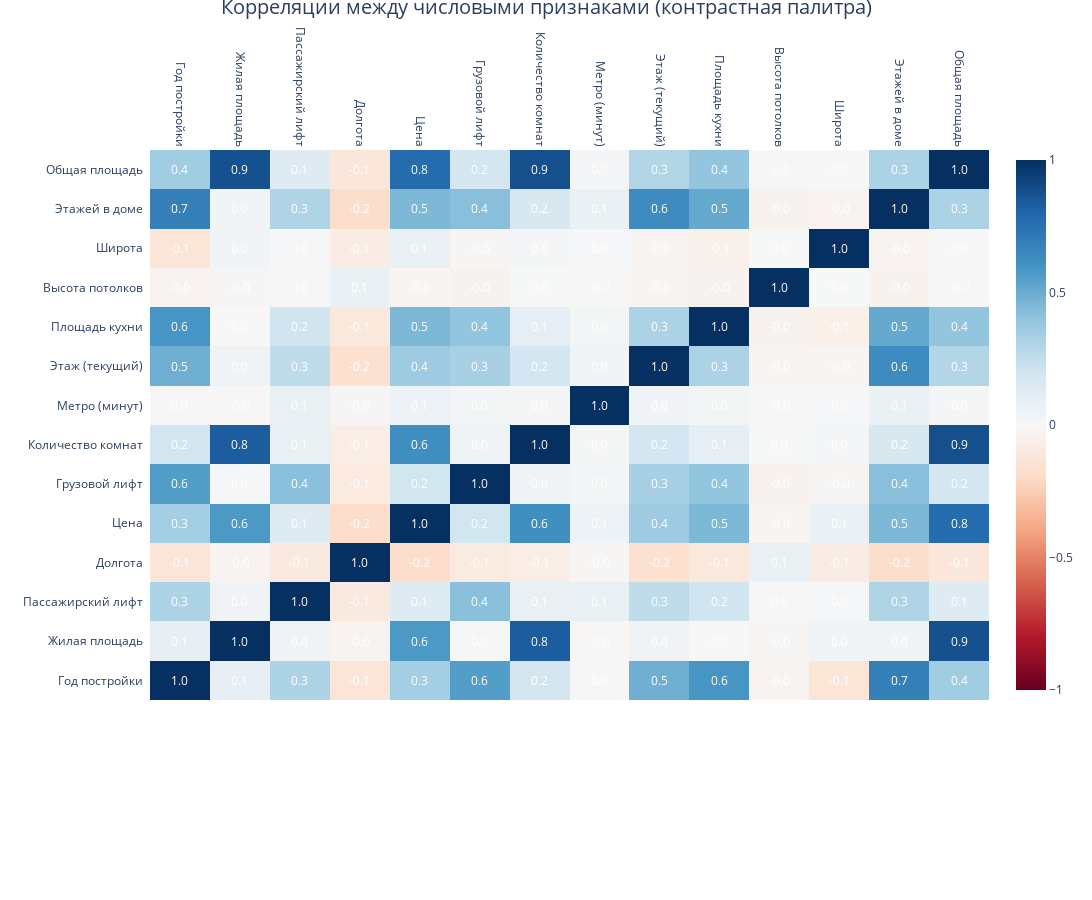

Notebook code cell kept with this figure:
### Markdown cell above
## Анализ географического распределения представленных квартир
 - Наиболее дешевые квартиры расположены в районах Новой Москвы
 - Преобладают квартиры в ценовом диапазоне от 12 до 16 млн. руб. Наибольшая часть данных квартир находится на Юге Москвы, а также на территории Новой Москвы

### Code cell
# Вычисляем корреляционную матрицу
corr_matrix = df.select_dtypes(include='number').corr(numeric_only=True)

# Тепловая карта с подписями
fig = ff.create_annotated_heatmap(
    z=corr_matrix.values,
    x=corr_matrix.columns.tolist(),
    y=corr_matrix.index.tolist(),
    annotation_text=[[f"{val:.1f}" for val in row] for row in corr_matrix.values],
    colorscale='RdBu',
    showscale=True,
    zmin=-1, zmax=1
)

fig.update_layout(
    title=dict(
        text="Корреляции между числовыми признаками (контрастная палитра)",
        y=0.9999,  # выше
        x=0.5,
        xanchor='center',
        yanchor='top',
        font=dict(size=20)
    ),
    width=1300,
    height=900,
    margin=dict(l=150, r=50, t=150, b=200),
    xaxis=dict(tickangle=90)
)

fig.show()

### Figure 1 — Plotly figure (JSON) as saved in the notebook; plotly's stock layout.template omitted (floating-point values rounded to 4 significant figures; data arrays with more than 128 entries replaced by an {"elided": "..."} marker saying what was removed)
{"data": [{"colorscale": [[0, "rgb(103,0,31)"], [0.1, "rgb(178,24,43)"], [0.2, "rgb(214,96,77)"], [0.3, "rgb(244,165,130)"], [0.4, "rgb(253,219,199)"], [0.5, "rgb(247,247,247)"], [0.6, "rgb(209,229,240)"], [0.7, "rgb(146,197,222)"], [0.8, "rgb(67,147,195)"], [0.9, "rgb(33,102,172)"], [1, "rgb(5,48,97)"]], "reversescale": false, "showscale": true, "type": "heatmap", "x": ["Год постройки", "Жилая площадь", "Пассажирский лифт", "Долгота", "Цена", "Грузовой лифт", "Количество комнат", "Метро (минут)", "Этаж (текущий)", "Площадь кухни", "Высота потолков", "Широта", "Этажей в доме", "Общая площадь"], "y": ["Год постройки", "Жилая площадь", "Пассажирский лифт", "Долгота", "Цена", "Грузовой лифт", "Количество комнат", "Метро (минут)", "Этаж (текущий)", "Площадь кухни", "Высота потолков", "Широта", "Этажей в доме", "Общая площадь"], "z": {"elided": "14x14 float values"}, "zmax": 1, "zmin": -1}], "layout": {"annotations": [{"font": {"color": "#FFFFFF"}, "showarrow": false, "text": "1.0", "x": "Год постройки", "xref": "x", "y": "Год постройки", "yref": "y"}, {"font": {"color": "#FFFFFF"}, "showarrow": false, "text": "0.1", "x": "Жилая площадь", "xref": "x", "y": "Год постройки", "yref": "y"}, {"font": {"color": "#FFFFFF"}, "showarrow": false, "text": "0.3", "x": "Пассажирский лифт", "xref": "x", "y": "Год постройки", "yref": "y"}, {"font": {"color": "#FFFFFF"}, "showarrow": false, "text": "-0.1", "x": "Долгота", "xref": "x", "y": "Год постройки", "yref": "y"}, {"font": {"color": "#FFFFFF"}, "showarrow": false, "text": "0.3", "x": "Цена", "xref": "x", "y": "Год постройки", "yref": "y"}, {"font": {"color": "#FFFFFF"}, "showarrow": false, "text": "0.6", "x": "Грузовой лифт", "xref": "x", "y": "Год постройки", "yref": "y"}, {"font": {"color": "#FFFFFF"}, "showarrow": false, "text": "0.2", "x": "Количество комнат", "xref": "x", "y": "Год постройки", "yref": "y"}, {"font": {"color": "#FFFFFF"}, "showarrow": false, "text": "0.0", "x": "Метро (минут)", "xref": "x", "y": "Год постройки", "yref": "y"}, {"font": {"color": "#FFFFFF"}, "showarrow": false, "text": "0.5", "x": "Этаж (текущий)", "xref": "x", "y": "Год постройки", "yref": "y"}, {"font": {"color": "#FFFFFF"}, "showarrow": false, "text": "0.6", "x": "Площадь кухни", "xref": "x", "y": "Год постройки", "yref": "y"}, {"font": {"color": "#FFFFFF"}, "showarrow": false, "text": "-0.0", "x": "Высота потолков", "xref": "x", "y": "Год постройки", "yref": "y"}, {"font": {"color": "#FFFFFF"}, "showarrow": false, "text": "-0.1", "x": "Широта", "xref": "x", "y": "Год постройки", "yref": "y"}, {"font": {"color": "#FFFFFF"}, "showarrow": false, "text": "0.7", "x": "Этажей в доме", "xref": "x", "y": "Год постройки", "yref": "y"}, {"font": {"color": "#FFFFFF"}, "showarrow": false, "text": "0.4", "x": "Общая площадь", "xref": "x", "y": "Год постройки", "yref": "y"}, {"font": {"color": "#FFFFFF"}, "showarrow": false, "text": "0.1", "x": "Год постройки", "xref": "x", "y": "Жилая площадь", "yref": "y"}, {"font": {"color": "#FFFFFF"}, "showarrow": false, "text": "1.0", "x": "Жилая площадь", "xref": "x", "y": "Жилая площадь", "yref": "y"}, {"font": {"color": "#FFFFFF"}, "showarrow": false, "text": "0.0", "x": "Пассажирский лифт", "xref": "x", "y": "Жилая площадь", "yref": "y"}, {"font": {"color": "#FFFFFF"}, "showarrow": false, "text": "-0.0", "x": "Долгота", "xref": "x", "y": "Жилая площадь", "yref": "y"}, {"font": {"color": "#FFFFFF"}, "showarrow": false, "text": "0.6", "x": "Цена", "xref": "x", "y": "Жилая площадь", "yref": "y"}, {"font": {"color": "#FFFFFF"}, "showarrow": false, "text": "0.0", "x": "Грузовой лифт", "xref": "x", "y": "Жилая площадь", "yref": "y"}, {"font": {"color": "#FFFFFF"}, "showarrow": false, "text": "0.8", "x": "Количество комнат", "xref": "x", "y": "Жилая площадь", "yref": "y"}, {"font": {"color": "#FFFFFF"}, "showarrow": false, "text": "-0.0", "x": "Метро (минут)", "xref": "x", "y": "Жилая площадь", "yref": "y"}, {"font": {"color": "#FFFFFF"}, "showarrow": false, "text": "0.0", "x": "Этаж (текущий)", "xref": "x", "y": "Жилая площадь", "yref": "y"}, {"font": {"color": "#FFFFFF"}, "showarrow": false, "text": "0.0", "x": "Площадь кухни", "xref": "x", "y": "Жилая площадь", "yref": "y"}, {"font": {"color": "#FFFFFF"}, "showarrow": false, "text": "-0.0", "x": "Высота потолков", "xref": "x", "y": "Жилая площадь", "yref": "y"}, {"font": {"color": "#FFFFFF"}, "showarrow": false, "text": "0.0", "x": "Широта", "xref": "x", "y": "Жилая площадь", "yref": "y"}, {"font": {"color": "#FFFFFF"}, "showarrow": false, "text": "0.0", "x": "Этажей в доме", "xref": "x", "y": "Жилая площадь", "yref": "y"}, {"font": {"color": "#FFFFFF"}, "showarrow": false, "text": "0.9", "x": "Общая площадь", "xref": "x", "y": "Жилая площадь", "yref": "y"}, {"font": {"color": "#FFFFFF"}, "showarrow": false, "text": "0.3", "x": "Год постройки", "xref": "x", "y": "Пассажирский лифт", "yref": "y"}, {"font": {"color": "#FFFFFF"}, "showarrow": false, "text": "0.0", "x": "Жилая площадь", "xref": "x", "y": "Пассажирский лифт", "yref": "y"}, {"font": {"color": "#FFFFFF"}, "showarrow": false, "text": "1.0", "x": "Пассажирский лифт", "xref": "x", "y": "Пассажирский лифт", "yref": "y"}, {"font": {"color": "#FFFFFF"}, "showarrow": false, "text": "-0.1", "x": "Долгота", "xref": "x", "y": "Пассажирский лифт", "yref": "y"}, {"font": {"color": "#FFFFFF"}, "showarrow": false, "text": "0.1", "x": "Цена", "xref": "x", "y": "Пассажирский лифт", "yref": "y"}, {"font": {"color": "#FFFFFF"}, "showarrow": false, "text": "0.4", "x": "Грузовой лифт", "xref": "x", "y": "Пассажирский лифт", "yref": "y"}, {"font": {"color": "#FFFFFF"}, "showarrow": false, "text": "0.1", "x": "Количество комнат", "xref": "x", "y": "Пассажирский лифт", "yref": "y"}, {"font": {"color": "#FFFFFF"}, "showarrow": false, "text": "0.1", "x": "Метро (минут)", "xref": "x", "y": "Пассажирский лифт", "yref": "y"}, {"font": {"color": "#FFFFFF"}, "showarrow": false, "text": "0.3", "x": "Этаж (текущий)", "xref": "x", "y": "Пассажирский лифт", "yref": "y"}, {"font": {"color": "#FFFFFF"}, "showarrow": false, "text": "0.2", "x": "Площадь кухни", "xref": "x", "y": "Пассажирский лифт", "yref": "y"}, {"font": {"color": "#FFFFFF"}, "showarrow": false, "text": "0.0", "x": "Высота потолков", "xref": "x", "y": "Пассажирский лифт", "yref": "y"}, {"font": {"color": "#FFFFFF"}, "showarrow": false, "text": "0.0", "x": "Широта", "xref": "x", "y": "Пассажирский лифт", "yref": "y"}, {"font": {"color": "#FFFFFF"}, "showarrow": false, "text": "0.3", "x": "Этажей в доме", "xref": "x", "y": "Пассажирский лифт", "yref": "y"}, {"font": {"color": "#FFFFFF"}, "showarrow": false, "text": "0.1", "x": "Общая площадь", "xref": "x", "y": "Пассажирский лифт", "yref": "y"}, {"font": {"color": "#FFFFFF"}, "showarrow": false, "text": "-0.1", "x": "Год постройки", "xref": "x", "y": "Долгота", "yref": "y"}, {"font": {"color": "#FFFFFF"}, "showarrow": false, "text": "-0.0", "x": "Жилая площадь", "xref": "x", "y": "Долгота", "yref": "y"}, {"font": {"color": "#FFFFFF"}, "showarrow": false, "text": "-0.1", "x": "Пассажирский лифт", "xref": "x", "y": "Долгота", "yref": "y"}, {"font": {"color": "#FFFFFF"}, "showarrow": false, "text": "1.0", "x": "Долгота", "xref": "x", "y": "Долгота", "yref": "y"}, {"font": {"color": "#FFFFFF"}, "showarrow": false, "text": "-0.2", "x": "Цена", "xref": "x", "y": "Долгота", "yref": "y"}, {"font": {"color": "#FFFFFF"}, "showarrow": false, "text": "-0.1", "x": "Грузовой лифт", "xref": "x", "y": "Долгота", "yref": "y"}, {"font": {"color": "#FFFFFF"}, "showarrow": false, "text": "-0.1", "x": "Количество комнат", "xref": "x", "y": "Долгота", "yref": "y"}, {"font": {"color": "#FFFFFF"}, "showarrow": false, "text": "-0.0", "x": "Метро (минут)", "xref": "x", "y": "Долгота", "yref": "y"}, {"font": {"color": "#FFFFFF"}, "showarrow": false, "text": "-0.2", "x": "Этаж (текущий)", "xref": "x", "y": "Долгота", "yref": "y"}, {"font": {"color": "#FFFFFF"}, "showarrow": false, "text": "-0.1", "x": "Площадь кухни", "xref": "x", "y": "Долгота", "yref": "y"}, {"font": {"color": "#FFFFFF"}, "showarrow": false, "text": "0.1", "x": "Высота потолков", "xref": "x", "y": "Долгота", "yref": "y"}, {"font": {"color": "#FFFFFF"}, "showarrow": false, "text": "-0.1", "x": "Широта", "xref": "x", "y": "Долгота", "yref": "y"}, {"font": {"color": "#FFFFFF"}, "showarrow": false, "text": "-0.2", "x": "Этажей в доме", "xref": "x", "y": "Долгота", "yref": "y"}, {"font": {"color": "#FFFFFF"}, "showarrow": false, "text": "-0.1", "x": "Общая площадь", "xref": "x", "y": "Долгота", "yref": "y"}, {"font": {"color": "#FFFFFF"}, "showarrow": false, "text": "0.3", "x": "Год постройки", "xref": "x", "y": "Цена", "yref": "y"}, {"font": {"color": "#FFFFFF"}, "showarrow": false, "text": "0.6", "x": "Жилая площадь", "xref": "x", "y": "Цена", "yref": "y"}, {"font": {"color": "#FFFFFF"}, "showarrow": false, "text": "0.1", "x": "Пассажирский лифт", "xref": "x", "y": "Цена", "yref": "y"}, {"font": {"color": "#FFFFFF"}, "showarrow": false, "text": "-0.2", "x": "Долгота", "xref": "x", "y": "Цена", "yref": "y"}, {"font": {"color": "#FFFFFF"}, "showarrow": false, "text": "1.0", "x": "Цена", "xref": "x", "y": "Цена", "yref": "y"}, {"font": {"color": "#FFFFFF"}, "showarrow": false, "text": "0.2", "x": "Грузовой лифт", "xref": "x", "y": "Цена", "yref": "y"}, {"font": {"color": "#FFFFFF"}, "showarrow": false, "text": "0.6", "x": "Количество комнат", "xref": "x", "y": "Цена", "yref": "y"}, {"font": {"color": "#FFFFFF"}, "showarrow": false, "text": "0.1", "x": "Метро (минут)", "xref": "x", "y": "Цена", "yref": "y"}, {"font": {"color": "#FFFFFF"}, "showarrow": false, "text": "0.4", "x": "Этаж (текущий)", "xref": "x", "y": "Цена", "yref": "y"}, {"font": {"color": "#FFFFFF"}, "showarrow": false, "text": "0.5", "x": "Площадь кухни", "xref": "x", "y": "Цена", "yref": "y"}, {"font": {"color": "#FFFFFF"}, "showarrow": false, "text": "-0.0", "x": "Высота потолков", "xref": "x", "y": "Цена", "yref": "y"}, {"font": {"color": "#FFFFFF"}, "showarrow": false, "text": "0.1", "x": "Широта", "xref": "x", "y": "Цена", "yref": "y"}, {"font": {"color": "#FFFFFF"}, "showarrow": false, "text": "0.5", "x": "Этажей в доме", "xref": "x", "y": "Цена", "yref": "y"}, {"font": {"color": "#FFFFFF"}, "showarrow": false, "text": "0.8", "x": "Общая площадь", "xref": "x", "y": "Цена", "yref": "y"}, {"font": {"color": "#FFFFFF"}, "showarrow": false, "text": "0.6", "x": "Год постройки", "xref": "x", "y": "Грузовой лифт", "yref": "y"}, {"font": {"color": "#FFFFFF"}, "showarrow": false, "text": "0.0", "x": "Жилая площадь", "xref": "x", "y": "Грузовой лифт", "yref": "y"}, {"font": {"color": "#FFFFFF"}, "showarrow": false, "text": "0.4", "x": "Пассажирский лифт", "xref": "x", "y": "Грузовой лифт", "yref": "y"}, {"font": {"color": "#FFFFFF"}, "showarrow": false, "text": "-0.1", "x": "Долгота", "xref": "x", "y": "Грузовой лифт", "yref": "y"}, {"font": {"color": "#FFFFFF"}, "showarrow": false, "text": "0.2", "x": "Цена", "xref": "x", "y": "Грузовой лифт", "yref": "y"}, {"font": {"color": "#FFFFFF"}, "showarrow": false, "text": "1.0", "x": "Грузовой лифт", "xref": "x", "y": "Грузовой лифт", "yref": "y"}, {"font": {"color": "#FFFFFF"}, "showarrow": false, "text": "0.0", "x": "Количество комнат", "xref": "x", "y": "Грузовой лифт", "yref": "y"}, {"font": {"color": "#FFFFFF"}, "showarrow": false, "text": "0.0", "x": "Метро (минут)", "xref": "x", "y": "Грузовой лифт", "yref": "y"}, {"font": {"color": "#FFFFFF"}, "showarrow": false, "text": "0.3", "x": "Этаж (текущий)", "xref": "x", "y": "Грузовой лифт", "yref": "y"}, {"font": {"color": "#FFFFFF"}, "showarrow": false, "text": "0.4", "x": "Площадь кухни", "xref": "x", "y": "Грузовой лифт", "yref": "y"}, {"font": {"color": "#FFFFFF"}, "showarrow": false, "text": "-0.0", "x": "Высота потолков", "xref": "x", "y": "Грузовой лифт", "yref": "y"}, {"font": {"color": "#FFFFFF"}, "showarrow": false, "text": "-0.0", "x": "Широта", "xref": "x", "y": "Грузовой лифт", "yref": "y"}, {"font": {"color": "#FFFFFF"}, "showarrow": false, "text": "0.4", "x": "Этажей в доме", "xref": "x", "y": "Грузовой лифт", "yref": "y"}, {"font": {"color": "#FFFFFF"}, "showarrow": false, "text": "0.2", "x": "Общая площадь", "xref": "x", "y": "Грузовой лифт", "yref": "y"}, {"font": {"color": "#FFFFFF"}, "showarrow": false, "text": "0.2", "x": "Год постройки", "xref": "x", "y": "Количество комнат", "yref": "y"}, {"font": {"color": "#FFFFFF"}, "showarrow": false, "text": "0.8", "x": "Жилая площадь", "xref": "x", "y": "Количество комнат", "yref": "y"}, {"font": {"color": "#FFFFFF"}, "showarrow": false, "text": "0.1", "x": "Пассажирский лифт", "xref": "x", "y": "Количество комнат", "yref": "y"}, {"font": {"color": "#FFFFFF"}, "showarrow": false, "text": "-0.1", "x": "Долгота", "xref": "x", "y": "Количество комнат", "yref": "y"}, {"font": {"color": "#FFFFFF"}, "showarrow": false, "text": "0.6", "x": "Цена", "xref": "x", "y": "Количество комнат", "yref": "y"}, {"font": {"color": "#FFFFFF"}, "showarrow": false, "text": "0.0", "x": "Грузовой лифт", "xref": "x", "y": "Количество комнат", "yref": "y"}, {"font": {"color": "#FFFFFF"}, "showarrow": false, "text": "1.0", "x": "Количество комнат", "xref": "x", "y": "Количество комнат", "yref": "y"}, {"font": {"color": "#FFFFFF"}, "showarrow": false, "text": "0.0", "x": "Метро (минут)", "xref": "x", "y": "Количество комнат", "yref": "y"}, {"font": {"color": "#FFFFFF"}, "showarrow": false, "text": "0.2", "x": "Этаж (текущий)", "xref": "x", "y": "Количество комнат", "yref": "y"}, {"font": {"color": "#FFFFFF"}, "showarrow": false, "text": "0.1", "x": "Площадь кухни", "xref": "x", "y": "Количество комнат", "yref": "y"}, {"font": {"color": "#FFFFFF"}, "showarrow": false, "text": "0.0", "x": "Высота потолков", "xref": "x", "y": "Количество комнат", "yref": "y"}, {"font": {"color": "#FFFFFF"}, "showarrow": false, "text": "0.0", "x": "Широта", "xref": "x", "y": "Количество комнат", "yref": "y"}, {"font": {"color": "#FFFFFF"}, "showarrow": false, "text": "0.2", "x": "Этажей в доме", "xref": "x", "y": "Количество комнат", "yref": "y"}, {"font": {"color": "#FFFFFF"}, "showarrow": false, "text": "0.9", "x": "Общая площадь", "xref": "x", "y": "Количество комнат", "yref": "y"}, {"font": {"color": "#FFFFFF"}, "showarrow": false, "text": "0.0", "x": "Год постройки", "xref": "x", "y": "Метро (минут)", "yref": "y"}, {"font": {"color": "#FFFFFF"}, "showarrow": false, "text": "-0.0", "x": "Жилая площадь", "xref": "x", "y": "Метро (минут)", "yref": "y"}, {"font": {"color": "#FFFFFF"}, "showarrow": false, "text": "0.1", "x": "Пассажирский лифт", "xref": "x", "y": "Метро (минут)", "yref": "y"}, {"font": {"color": "#FFFFFF"}, "showarrow": false, "text": "-0.0", "x": "Долгота", "xref": "x", "y": "Метро (минут)", "yref": "y"}, {"font": {"color": "#FFFFFF"}, "showarrow": false, "text": "0.1", "x": "Цена", "xref": "x", "y": "Метро (минут)", "yref": "y"}, {"font": {"color": "#FFFFFF"}, "showarrow": false, "text": "0.0", "x": "Грузовой лифт", "xref": "x", "y": "Метро (минут)", "yref": "y"}, {"font": {"color": "#FFFFFF"}, "showarrow": false, "text": "0.0", "x": "Количество комнат", "xref": "x", "y": "Метро (минут)", "yref": "y"}, {"font": {"color": "#FFFFFF"}, "showarrow": false, "text": "1.0", "x": "Метро (минут)", "xref": "x", "y": "Метро (минут)", "yref": "y"}, {"font": {"color": "#FFFFFF"}, "showarrow": false, "text": "0.0", "x": "Этаж (текущий)", "xref": "x", "y": "Метро (минут)", "yref": "y"}, {"font": {"color": "#FFFFFF"}, "showarrow": false, "text": "0.0", "x": "Площадь кухни", "xref": "x", "y": "Метро (минут)", "yref": "y"}, {"font": {"color": "#FFFFFF"}, "showarrow": false, "text": "-0.0", "x": "Высота потолков", "xref": "x", "y": "Метро (минут)", "yref": "y"}, {"font": {"color": "#FFFFFF"}, "showarrow": false, "text": "0.0", "x": "Широта", "xref": "x", "y": "Метро (минут)", "yref": "y"}, {"font": {"color": "#FFFFFF"}, "showarrow": false, "text": "0.1", "x": "Этажей в доме", "xref": "x", "y": "Метро (минут)", "yref": "y"}, {"font": {"color": "#FFFFFF"}, "showarrow": false, "text": "0.0", "x": "Общая площадь", "xref": "x", "y": "Метро (минут)", "yref": "y"}, {"font": {"color": "#FFFFFF"}, "showarrow": false, "text": "0.5", "x": "Год постройки", "xref": "x", "y": "Этаж (текущий)", "yref": "y"}, {"font": {"color": "#FFFFFF"}, "showarrow": false, "text": "0.0", "x": "Жилая площадь", "xref": "x", "y": "Этаж (текущий)", "yref": "y"}, {"font": {"color": "#FFFFFF"}, "showarrow": false, "text": "0.3", "x": "Пассажирский лифт", "xref": "x", "y": "Этаж (текущий)", "yref": "y"}, {"font": {"color": "#FFFFFF"}, "showarrow": false, "text": "-0.2", "x": "Долгота", "xref": "x", "y": "Этаж (текущий)", "yref": "y"}, {"font": {"color": "#FFFFFF"}, "showarrow": false, "text": "0.4", "x": "Цена", "xref": "x", "y": "Этаж (текущий)", "yref": "y"}, {"font": {"color": "#FFFFFF"}, "showarrow": false, "text": "0.3", "x": "Грузовой лифт", "xref": "x", "y": "Этаж (текущий)", "yref": "y"}, {"font": {"color": "#FFFFFF"}, "showarrow": false, "text": "0.2", "x": "Количество комнат", "xref": "x", "y": "Этаж (текущий)", "yref": "y"}, {"font": {"color": "#FFFFFF"}, "showarrow": false, "text": "0.0", "x": "Метро (минут)", "xref": "x", "y": "Этаж (текущий)", "yref": "y"}, {"font": {"color": "#FFFFFF"}, "showarrow": false, "text": "1.0", "x": "Этаж (текущий)", "xref": "x", "y": "Этаж (текущий)", "yref": "y"}, {"font": {"color": "#FFFFFF"}, "showarrow": false, "text": "0.3", "x": "Площадь кухни", "xref": "x", "y": "Этаж (текущий)", "yref": "y"}, {"font": {"color": "#FFFFFF"}, "showarrow": false, "text": "-0.0", "x": "Высота потолков", "xref": "x", "y": "Этаж (текущий)", "yref": "y"}, {"font": {"color": "#FFFFFF"}, "showarrow": false, "text": "-0.0", "x": "Широта", "xref": "x", "y": "Этаж (текущий)", "yref": "y"}, {"font": {"color": "#FFFFFF"}, "showarrow": false, "text": "0.6", "x": "Этажей в доме", "xref": "x", "y": "Этаж (текущий)", "yref": "y"}, {"font": {"color": "#FFFFFF"}, "showarrow": false, "text": "0.3", "x": "Общая площадь", "xref": "x", "y": "Этаж (текущий)", "yref": "y"}, {"font": {"color": "#FFFFFF"}, "showarrow": false, "text": "0.6", "x": "Год постройки", "xref": "x", "y": "Площадь кухни", "yref": "y"}, {"font": {"color": "#FFFFFF"}, "showarrow": false, "text": "0.0", "x": "Жилая площадь", "xref": "x", "y": "Площадь кухни", "yref": "y"}, {"font": {"color": "#FFFFFF"}, "showarrow": false, "text": "0.2", "x": "Пассажирский лифт", "xref": "x", "y": "Площадь кухни", "yref": "y"}, {"font": {"color": "#FFFFFF"}, "showarrow": false, "text": "-0.1", "x": "Долгота", "xref": "x", "y": "Площадь кухни", "yref": "y"}, {"font": {"color": "#FFFFFF"}, "showarrow": false, "text": "0.5", "x": "Цена", "xref": "x", "y": "Площадь кухни", "yref": "y"}, {"font": {"color": "#FFFFFF"}, "showarrow": false, "text": "0.4", "x": "Грузовой лифт", "xref": "x", "y": "Площадь кухни", "yref": "y"}, {"font": {"color": "#FFFFFF"}, "showarrow": false, "text": "0.1", "x": "Количество комнат", "xref": "x", "y": "Площадь кухни", "yref": "y"}, {"font": {"color": "#FFFFFF"}, "showarrow": false, "text": "0.0", "x": "Метро (минут)", "xref": "x", "y": "Площадь кухни", "yref": "y"}, {"font": {"color": "#FFFFFF"}, "showarrow": false, "text": "0.3", "x": "Этаж (текущий)", "xref": "x", "y": "Площадь кухни", "yref": "y"}, {"font": {"color": "#FFFFFF"}, "showarrow": false, "text": "1.0", "x": "Площадь кухни", "xref": "x", "y": "Площадь кухни", "yref": "y"}, {"font": {"color": "#FFFFFF"}, "showarrow": false, "text": "-0.0", "x": "Высота потолков", "xref": "x", "y": "Площадь кухни", "yref": "y"}, {"font": {"color": "#FFFFFF"}, "showarrow": false, "text": "-0.1", "x": "Широта", "xref": "x", "y": "Площадь кухни", "yref": "y"}, {"font": {"color": "#FFFFFF"}, "showarrow": false, "text": "0.5", "x": "Этажей в доме", "xref": "x", "y": "Площадь кухни", "yref": "y"}, {"font": {"color": "#FFFFFF"}, "showarrow": false, "text": "0.4", "x": "Общая площадь", "xref": "x", "y": "Площадь кухни", "yref": "y"}, {"font": {"color": "#FFFFFF"}, "showarrow": false, "text": "-0.0", "x": "Год постройки", "xref": "x", "y": "Высота потолков", "yref": "y"}, {"font": {"color": "#FFFFFF"}, "showarrow": false, "text": "-0.0", "x": "Жилая площадь", "xref": "x", "y": "Высота потолков", "yref": "y"}, {"font": {"color": "#FFFFFF"}, "showarrow": false, "text": "0.0", "x": "Пассажирский лифт", "xref": "x", "y": "Высота потолков", "yref": "y"}, {"font": {"color": "#FFFFFF"}, "showarrow": false, "text": "0.1", "x": "Долгота", "xref": "x", "y": "Высота потолков", "yref": "y"}, {"font": {"color": "#FFFFFF"}, "showarrow": false, "text": "-0.0", "x": "Цена", "xref": "x", "y": "Высота потолков", "yref": "y"}, {"font": {"color": "#FFFFFF"}, "showarrow": false, "text": "-0.0", "x": "Грузовой лифт", "xref": "x", "y": "Высота потолков", "yref": "y"}, {"font": {"color": "#FFFFFF"}, "showarrow": false, "text": "0.0", "x": "Количество комнат", "xref": "x", "y": "Высота потолков", "yref": "y"}, {"font": {"color": "#FFFFFF"}, "showarrow": false, "text": "-0.0", "x": "Метро (минут)", "xref": "x", "y": "Высота потолков", "yref": "y"}, {"font": {"color": "#FFFFFF"}, "showarrow": false, "text": "-0.0", "x": "Этаж (текущий)", "xref": "x", "y": "Высота потолков", "yref": "y"}, {"font": {"color": "#FFFFFF"}, "showarrow": false, "text": "-0.0", "x": "Площадь кухни", "xref": "x", "y": "Высота потолков", "yref": "y"}, {"font": {"color": "#FFFFFF"}, "showarrow": false, "text": "1.0", "x": "Высота потолков", "xref": "x", "y": "Высота потолков", "yref": "y"}, {"font": {"color": "#FFFFFF"}, "showarrow": false, "text": "0.0", "x": "Широта", "xref": "x", "y": "Высота потолков", "yref": "y"}, {"font": {"color": "#FFFFFF"}, "showarrow": false, "text": "-0.0", "x": "Этажей в доме", "xref": "x", "y": "Высота потолков", "yref": "y"}, {"font": {"color": "#FFFFFF"}, "showarrow": false, "text": "-0.0", "x": "Общая площадь", "xref": "x", "y": "Высота потолков", "yref": "y"}, {"font": {"color": "#FFFFFF"}, "showarrow": false, "text": "-0.1", "x": "Год постройки", "xref": "x", "y": "Широта", "yref": "y"}, {"font": {"color": "#FFFFFF"}, "showarrow": false, "text": "0.0", "x": "Жилая площадь", "xref": "x", "y": "Широта", "yref": "y"}, {"font": {"color": "#FFFFFF"}, "showarrow": false, "text": "0.0", "x": "Пассажирский лифт", "xref": "x", "y": "Широта", "yref": "y"}, {"font": {"color": "#FFFFFF"}, "showarrow": false, "text": "-0.1", "x": "Долгота", "xref": "x", "y": "Широта", "yref": "y"}, {"font": {"color": "#FFFFFF"}, "showarrow": false, "text": "0.1", "x": "Цена", "xref": "x", "y": "Широта", "yref": "y"}, {"font": {"color": "#FFFFFF"}, "showarrow": false, "text": "-0.0", "x": "Грузовой лифт", "xref": "x", "y": "Широта", "yref": "y"}, {"font": {"color": "#FFFFFF"}, "showarrow": false, "text": "0.0", "x": "Количество комнат", "xref": "x", "y": "Широта", "yref": "y"}, {"font": {"color": "#FFFFFF"}, "showarrow": false, "text": "0.0", "x": "Метро (минут)", "xref": "x", "y": "Широта", "yref": "y"}, {"font": {"color": "#FFFFFF"}, "showarrow": false, "text": "-0.0", "x": "Этаж (текущий)", "xref": "x", "y": "Широта", "yref": "y"}, {"font": {"color": "#FFFFFF"}, "showarrow": false, "text": "-0.1", "x": "Площадь кухни", "xref": "x", "y": "Широта", "yref": "y"}, {"font": {"color": "#FFFFFF"}, "showarrow": false, "text": "0.0", "x": "Высота потолков", "xref": "x", "y": "Широта", "yref": "y"}, {"font": {"color": "#FFFFFF"}, "showarrow": false, "text": "1.0", "x": "Широта", "xref": "x", "y": "Широта", "yref": "y"}, {"font": {"color": "#FFFFFF"}, "showarrow": false, "text": "-0.0", "x": "Этажей в доме", "xref": "x", "y": "Широта", "yref": "y"}, {"font": {"color": "#FFFFFF"}, "showarrow": false, "text": "0.0", "x": "Общая площадь", "xref": "x", "y": "Широта", "yref": "y"}, {"font": {"color": "#FFFFFF"}, "showarrow": false, "text": "0.7", "x": "Год постройки", "xref": "x", "y": "Этажей в доме", "yref": "y"}, {"font": {"color": "#FFFFFF"}, "showarrow": false, "text": "0.0", "x": "Жилая площадь", "xref": "x", "y": "Этажей в доме", "yref": "y"}, {"font": {"color": "#FFFFFF"}, "showarrow": false, "text": "0.3", "x": "Пассажирский лифт", "xref": "x", "y": "Этажей в доме", "yref": "y"}, {"font": {"color": "#FFFFFF"}, "showarrow": false, "text": "-0.2", "x": "Долгота", "xref": "x", "y": "Этажей в доме", "yref": "y"}, {"font": {"color": "#FFFFFF"}, "showarrow": false, "text": "0.5", "x": "Цена", "xref": "x", "y": "Этажей в доме", "yref": "y"}, {"font": {"color": "#FFFFFF"}, "showarrow": false, "text": "0.4", "x": "Грузовой лифт", "xref": "x", "y": "Этажей в доме", "yref": "y"}, {"font": {"color": "#FFFFFF"}, "showarrow": false, "text": "0.2", "x": "Количество комнат", "xref": "x", "y": "Этажей в доме", "yref": "y"}, {"font": {"color": "#FFFFFF"}, "showarrow": false, "text": "0.1", "x": "Метро (минут)", "xref": "x", "y": "Этажей в доме", "yref": "y"}, {"font": {"color": "#FFFFFF"}, "showarrow": false, "text": "0.6", "x": "Этаж (текущий)", "xref": "x", "y": "Этажей в доме", "yref": "y"}, {"font": {"color": "#FFFFFF"}, "showarrow": false, "text": "0.5", "x": "Площадь кухни", "xref": "x", "y": "Этажей в доме", "yref": "y"}, {"font": {"color": "#FFFFFF"}, "showarrow": false, "text": "-0.0", "x": "Высота потолков", "xref": "x", "y": "Этажей в доме", "yref": "y"}, {"font": {"color": "#FFFFFF"}, "showarrow": false, "text": "-0.0", "x": "Широта", "xref": "x", "y": "Этажей в доме", "yref": "y"}, {"font": {"color": "#FFFFFF"}, "showarrow": false, "text": "1.0", "x": "Этажей в доме", "xref": "x", "y": "Этажей в доме", "yref": "y"}, {"font": {"color": "#FFFFFF"}, "showarrow": false, "text": "0.3", "x": "Общая площадь", "xref": "x", "y": "Этажей в доме", "yref": "y"}, {"font": {"color": "#FFFFFF"}, "showarrow": false, "text": "0.4", "x": "Год постройки", "xref": "x", "y": "Общая площадь", "yref": "y"}, {"font": {"color": "#FFFFFF"}, "showarrow": false, "text": "0.9", "x": "Жилая площадь", "xref": "x", "y": "Общая площадь", "yref": "y"}, {"font": {"color": "#FFFFFF"}, "showarrow": false, "text": "0.1", "x": "Пассажирский лифт", "xref": "x", "y": "Общая площадь", "yref": "y"}, {"font": {"color": "#FFFFFF"}, "showarrow": false, "text": "-0.1", "x": "Долгота", "xref": "x", "y": "Общая площадь", "yref": "y"}, {"font": {"color": "#FFFFFF"}, "showarrow": false, "text": "0.8", "x": "Цена", "xref": "x", "y": "Общая площадь", "yref": "y"}, {"font": {"color": "#FFFFFF"}, "showarrow": false, "text": "0.2", "x": "Грузовой лифт", "xref": "x", "y": "Общая площадь", "yref": "y"}, {"font": {"color": "#FFFFFF"}, "showarrow": false, "text": "0.9", "x": "Количество комнат", "xref": "x", "y": "Общая площадь", "yref": "y"}, {"font": {"color": "#FFFFFF"}, "showarrow": false, "text": "0.0", "x": "Метро (минут)", "xref": "x", "y": "Общая площадь", "yref": "y"}, {"font": {"color": "#FFFFFF"}, "showarrow": false, "text": "0.3", "x": "Этаж (текущий)", "xref": "x", "y": "Общая площадь", "yref": "y"}, {"font": {"color": "#FFFFFF"}, "showarrow": false, "text": "0.4", "x": "Площадь кухни", "xref": "x", "y": "Общая площадь", "yref": "y"}, {"font": {"color": "#FFFFFF"}, "showarrow": false, "text": "-0.0", "x": "Высота потолков", "xref": "x", "y": "Общая площадь", "yref": "y"}, {"font": {"color": "#FFFFFF"}, "showarrow": false, "text": "0.0", "x": "Широта", "xref": "x", "y": "Общая площадь", "yref": "y"}, {"font": {"color": "#FFFFFF"}, "showarrow": false, "text": "0.3", "x": "Этажей в доме", "xref": "x", "y": "Общая площадь", "yref": "y"}, {"font": {"color": "#FFFFFF"}, "showarrow": false, "text": "1.0", "x": "Общая площадь", "xref": "x", "y": "Общая площадь", "yref": "y"}], "height": 900, "margin": {"b": 200, "l": 150, "r": 50, "t": 150}, "title": {"font": {"size": 20}, "text": "Корреляции между числовыми признаками (контрастная палитра)", "x": 0.5, "xanchor": "center", "y": 0.9999, "yanchor": "top"}, "width": 1300, "xaxis": {"dtick": 1, "gridcolor": "rgb(0, 0, 0)", "side": "top", "tickangle": 90, "ticks": ""}, "yaxis": {"dtick": 1, "ticks": "", "ticksuffix": "  "}}}
